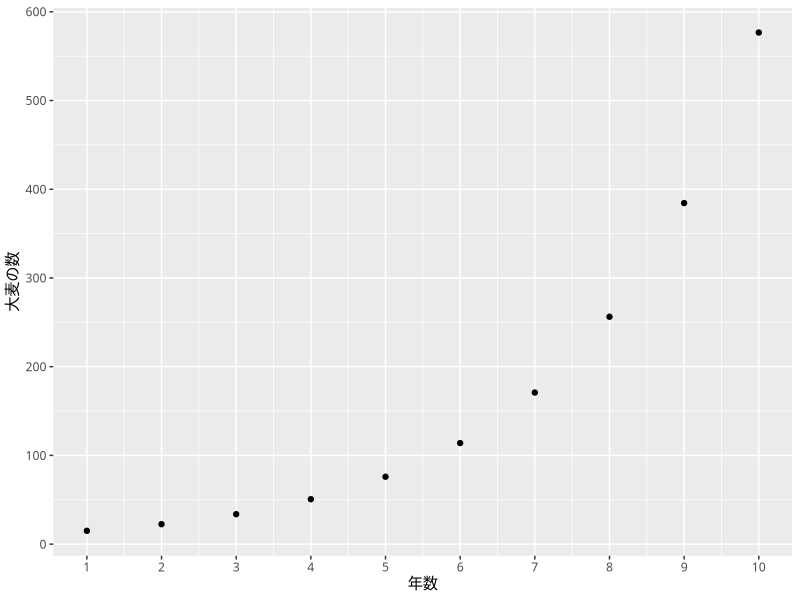
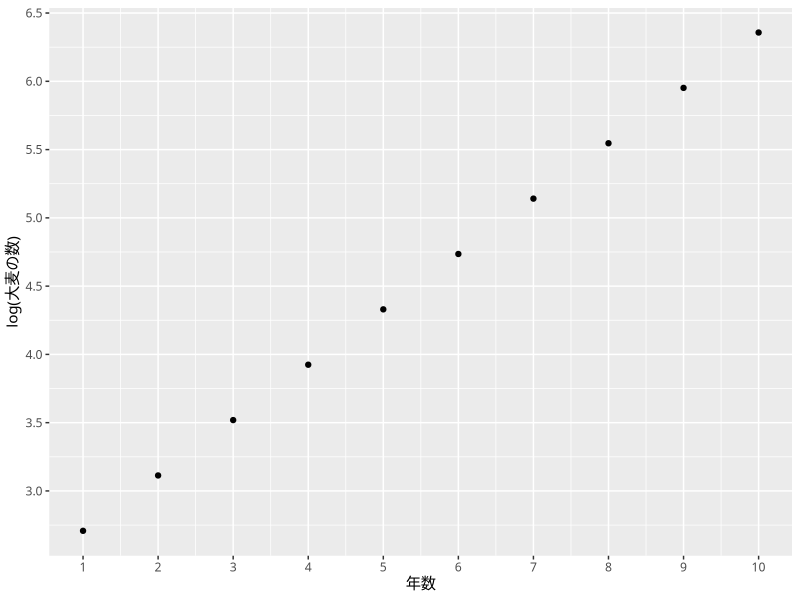

The R script that drew these images, in order:
## ---- chunk 1
knitr::opts_chunk$set(echo = TRUE, 
                      tidy.opts = list(width.cutoff = 60),
                      tidy = TRUE, 
                      out.width = '95%')

## ---- chunk 2
htmltools::tagList(rmarkdown::html_dependency_font_awesome())
## ---- chunk 3
library(highr)
library(rmarkdown)
library(ggplot2)
old = theme_set(theme_gray(base_family = "HiraKakuProN-W3"))
## ---- chunk 4
time <- 1:10 # the time period,
r <- 0.5 # the growth rate.
a <- 10 # the initial amount
y <- a * (1 + r) ^ time # Exponential growth, where (1+r) is the growth factor
plt <- qplot(seq_along(y), y, xlab = "年数", ylab = "大麦の数")
plt + scale_y_continuous(breaks = seq(0, 1000, by = 100)) + scale_x_continuous(breaks = seq(0, 10, by = 1))
## ---- chunk 5
plt <- qplot(seq_along(y), log(y), xlab = "年数", ylab = "log(大麦の数)")
plt + scale_y_continuous(breaks = seq(1, 6.5, by = 0.5)) + scale_x_continuous(breaks = seq(0, 10, by = 1))
